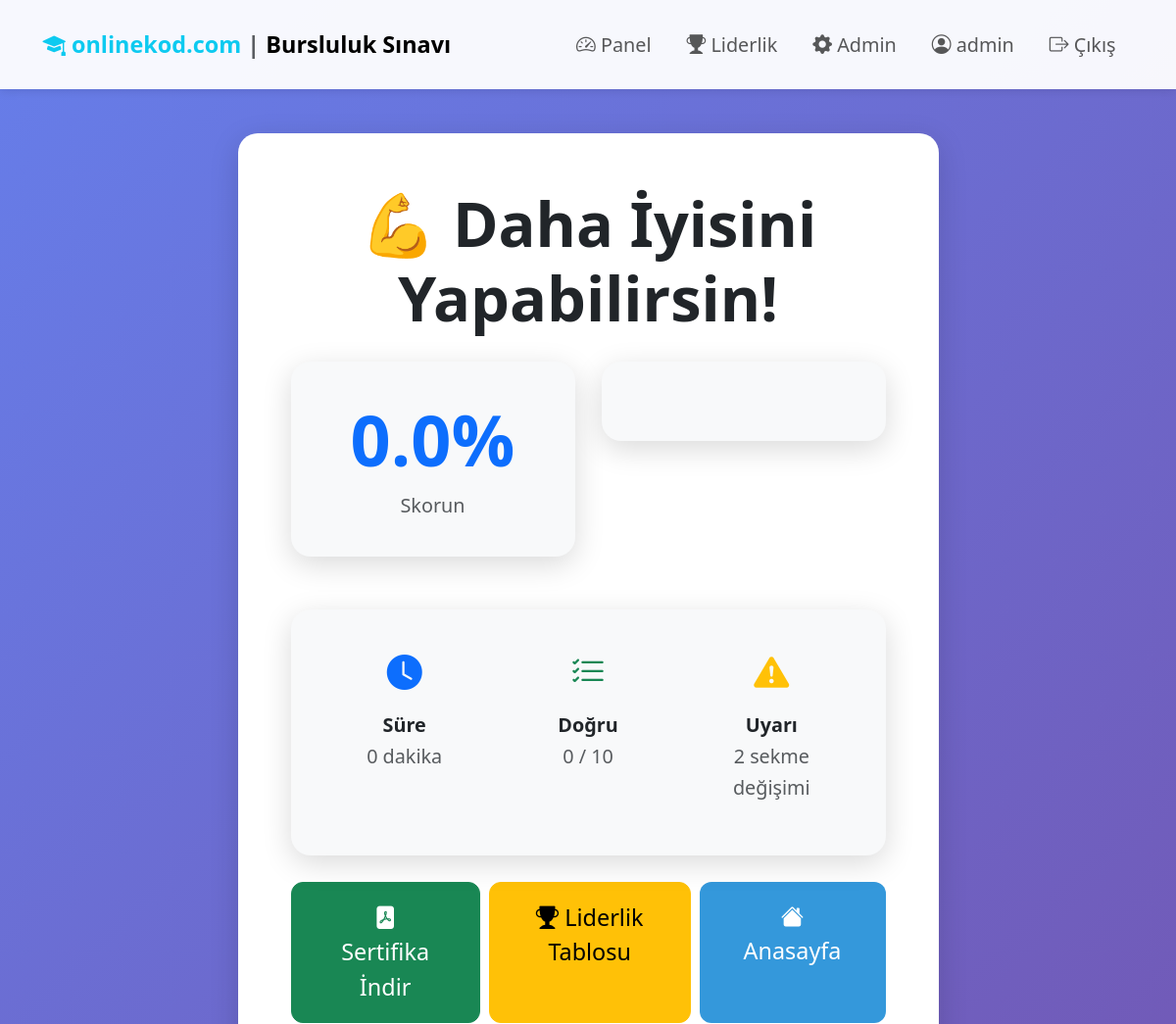
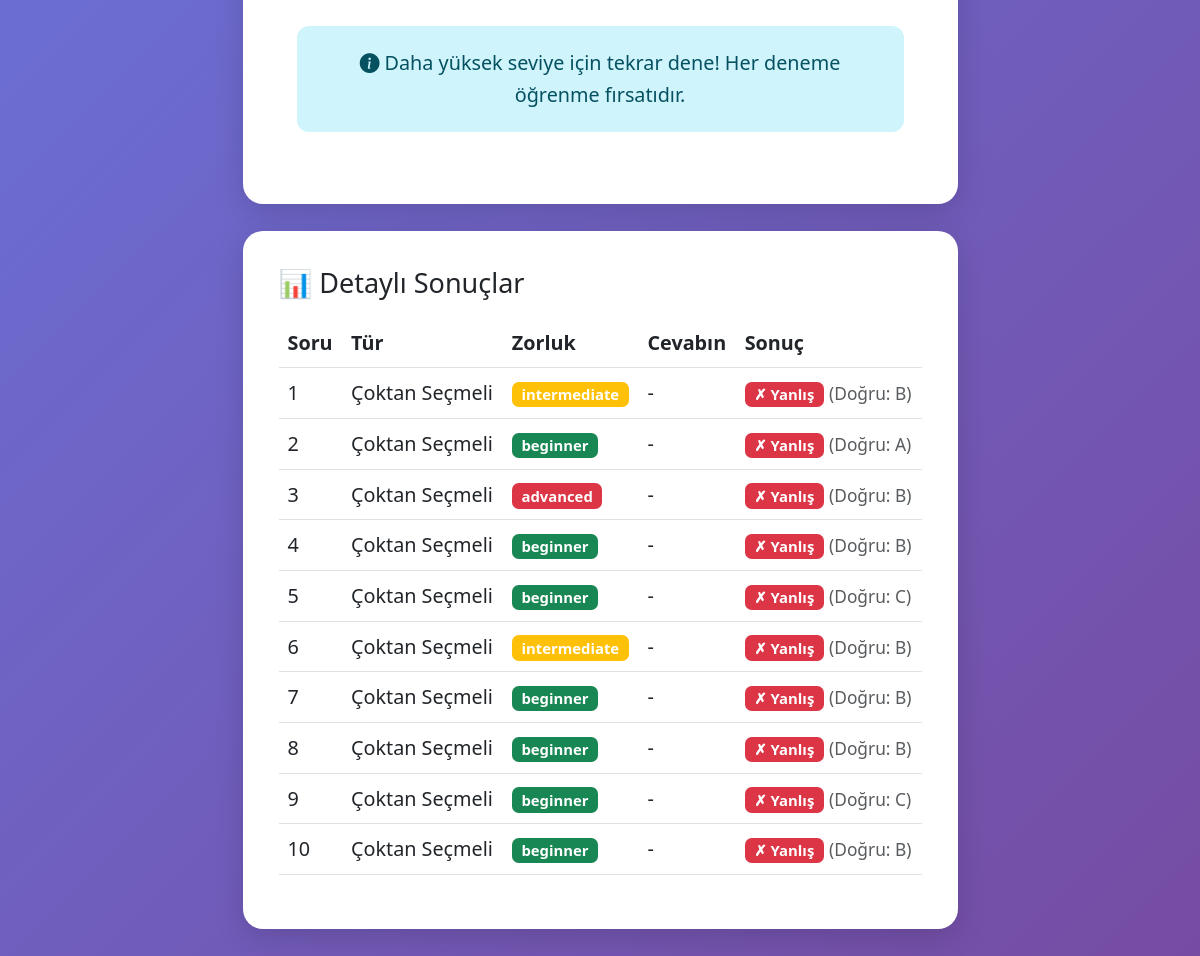
Screenshot of /exam/results/2 (signed in) with the database file from the repository (2 pictures, top to bottom).
### models.py (models this page shows, shortened)
class User(UserMixin, db.Model):
    id = db.Column(db.Integer, primary_key=True)
    username = db.Column(db.String(80), unique=True, nullable=False)
    email = db.Column(db.String(120), unique=True, nullable=False)
    phone_number = db.Column(db.String(20), nullable=True)
    password_hash = db.Column(db.String(255), nullable=True)  # Nullable for OAuth users
    google_id = db.Column(db.String(255), unique=True, nullable=True)  # Google OAuth ID
    created_at = db.Column(db.DateTime, default=datetime.utcnow)
    is_admin = db.Column(db.Boolean, default=False)
    coding_knowledge = db.Column(db.String(20), default='unknown')  # 'none', 'beginner', 'intermediate', 'advanced', 'unknown'
    exam_attempts = db.relationship('ExamAttempt', backref='user', lazy=True, cascade='all, delete-orphan')

class ExamAttempt(db.Model):
    id = db.Column(db.Integer, primary_key=True)
    user_id = db.Column(db.Integer, db.ForeignKey('user.id'), nullable=False)
    start_time = db.Column(db.DateTime, default=datetime.utcnow)
    end_time = db.Column(db.DateTime)
    score = db.Column(db.Float, default=0)
    max_score = db.Column(db.Float, default=100)
    completed = db.Column(db.Boolean, default=False)
    tab_switches = db.Column(db.Integer, default=0)
    exam_level = db.Column(db.String(20), default='unknown')  # none, beginner, intermediate, advanced
    answers = db.relationship('Answer', backref='exam_attempt', lazy=True, cascade='all, delete-orphan')
    def get_level(self):
        if self.score >= 90:
            return 'advanced'
        elif self.score >= 70:
            return 'intermediate'
        elif self.score >= 40:
            return 'beginner'
        return 'none'

class Answer(db.Model):
    id = db.Column(db.Integer, primary_key=True)
    exam_attempt_id = db.Column(db.Integer, db.ForeignKey('exam_attempt.id'), nullable=False)
    question_id = db.Column(db.Integer, db.ForeignKey('question.id'), nullable=False)
    user_answer = db.Column(db.Text)
    is_correct = db.Column(db.Boolean, default=False)
    submitted_at = db.Column(db.DateTime, default=datetime.utcnow)
    question = db.relationship('Question', backref='answers')

class Question(db.Model):
    id = db.Column(db.Integer, primary_key=True)
    question_text = db.Column(db.Text, nullable=False)
    question_type = db.Column(db.String(20), nullable=False)  # 'multiple_choice', 'coding', 'visual', 'drag_drop', 'sequence'
    difficulty = db.Column(db.String(20), nullable=False)  # 'beginner', 'intermediate', 'advanced'
    requires_coding = db.Column(db.Boolean, default=True)  # Does this question require coding knowledge?
    option_a = db.Column(db.Text)
    option_b = db.Column(db.Text)
    option_c = db.Column(db.Text)
    option_d = db.Column(db.Text)
    correct_answer = db.Column(db.String(1))  # 'a', 'b', 'c', 'd'
    test_cases = db.Column(db.Text)  # JSON string
    time_limit = db.Column(db.Integer, default=2)  # second
    visual_data = db.Column(db.Text)  # JSON string with visual elements, blocks, etc.
    correct_sequence = db.Column(db.Text)  # For sequence questions
    target_position = db.Column(db.Text)  # For drag-drop questionss
    memory_limit = db.Column(db.Integer, default=128)  # MB
    points = db.Column(db.Integer, default=10)
    created_at = db.Column(db.DateTime, default=datetime.utcnow)
    is_ai_generated = db.Column(db.Boolean, default=False)

### routes/exam.py (the view)
@exam_bp.route('/results/<int:attempt_id>')
@login_required
def results(attempt_id):
    exam_attempt = ExamAttempt.query.get_or_404(attempt_id)
    if exam_attempt.user_id != current_user.id:
        flash('Bu sınava erişim yetkiniz yok.', 'danger')
        return redirect(url_for('main.dashboard'))
    if not exam_attempt.completed:
        flash('Sınav henüz tamamlanmadı.', 'warning')
        return redirect(url_for('exam.take_exam', attempt_id=attempt_id))
    return render_template('exam/results.html', exam_attempt=exam_attempt)

### templates/exam/results.html (shortened to what this page needs)
{% extends "base.html" %}
{% block content %}
<div class="row justify-content-center">
    <div class="col-md-8">
        <div class="card">
            <div class="card-body text-center p-5">
                <h1 class="display-4 mb-4">
                    {% if exam_attempt.score >= 90 %}
                        🎉 Mükemmel!
                    {% elif exam_attempt.score >= 70 %}
                        👏 Harika!
                    {% elif exam_attempt.score >= 40 %}
                        👍 İyi!
                    {% else %}
                        💪 Daha İyisini Yapabilirsin!
                    {% endif %}
                </h1>
                <div class="row mb-4">
                    <div class="col-md-6">
                        <div class="card bg-light">
                            <div class="card-body">
                                <h2 class="display-3 text-primary mb-2">{{ "%.1f"|format(exam_attempt.score) }}%</h2>
                                <p class="text-muted mb-0">Skorun</p>
                            </div>
                        </div>
                    </div>
                    <div class="col-md-6">
                        <div class="card bg-light">
                            <div class="card-body">
                            </div>
                        </div>
                    </div>
                </div>
                <div class="card bg-light mb-4">
                    <div class="card-body">
                        <div class="row text-center">
                            <div class="col-4">
                                <i class="bi bi-clock-fill text-primary" style="font-size: 2rem;"></i>
                                <p class="mb-0 mt-2"><strong>Süre</strong></p>
                                <p class="text-muted">{{ ((exam_attempt.end_time - exam_attempt.start_time).seconds // 60) }} dakika</p>
                            </div>
                            <div class="col-4">
                                <i class="bi bi-list-check text-success" style="font-size: 2rem;"></i>
                                <p class="mb-0 mt-2"><strong>Doğru</strong></p>
                                <p class="text-muted">{{ exam_attempt.answers|selectattr('is_correct')|list|length }} / {{ exam_attempt.answers|length }}</p>
                            </div>
                            <div class="col-4">
                                <i class="bi bi-exclamation-triangle-fill text-warning" style="font-size: 2rem;"></i>
                                <p class="mb-0 mt-2"><strong>Uyarı</strong></p>
                                <p class="text-muted">{{ exam_attempt.tab_switches }} sekme değişimi</p>
                            </div>
                        </div>
                    </div>
                </div>
                <div class="d-grid gap-2 d-md-flex justify-content-center">
                    <a href="{{ url_for('exam.certificate', attempt_id=exam_attempt.id) }}" class="btn btn-success btn-lg">
                        <i class="bi bi-file-pdf-fill"></i> Sertifika İndir
                    </a>
                    <a href="{{ url_for('main.leaderboard') }}" class="btn btn-warning btn-lg">
                        <i class="bi bi-trophy-fill"></i> Liderlik Tablosu
                    </a>
                    <a href="{{ url_for('main.dashboard') }}" class="btn btn-primary btn-lg">
                        <i class="bi bi-house-fill"></i> Anasayfa
                    </a>
                </div>
                {% if exam_attempt.score < 70 %}
                <div class="alert alert-info mt-4">
                    <i class="bi bi-info-circle-fill"></i>
                    Daha yüksek seviye için tekrar dene! Her deneme öğrenme fırsatıdır.
                </div>
                {% endif %}
            </div>
        </div>
        <div class="card mt-4">
            <div class="card-body">
                <h4 class="mb-3">📊 Detaylı Sonuçlar</h4>
                <div class="table-responsive">
                    <table class="table">
                        <thead>
                            <tr>
                                <th>Soru</th>
                                <th>Tür</th>
                                <th>Zorluk</th>
                                <th>Cevabın</th>
                                <th>Sonuç</th>
                            </tr>
                        </thead>
                        <tbody>
                            {% for answer in exam_attempt.answers %}
                            <tr>
                                <td>{{ loop.index }}</td>
                                <td>
                                    {% if answer.question.question_type == 'multiple_choice' %}
                                        Çoktan Seçmeli
                                    {% else %}
                                        Kodlama
                                    {% endif %}
                                </td>
                                <td>
                                    <span class="badge bg-{{ 'danger' if answer.question.difficulty == 'advanced' else 'warning' if answer.question.difficulty == 'intermediate' else 'success' }}">
                                        {{ answer.question.difficulty }}
                                    </span>
                                </td>
                                <td>
                                    {% if answer.question.question_type == 'multiple_choice' %}
                                        {{ answer.user_answer|upper if answer.user_answer else '-' }}
                                    {% else %}
                                        Kod
                                    {% endif %}
                                </td>
                                <td>
                                    {% if answer.is_correct %}
                                        <span class="badge bg-success">✓ Doğru</span>
                                    {% else %}
                                        <span class="badge bg-danger">✗ Yanlış</span>
                                        {% if answer.question.question_type == 'multiple_choice' %}
                                            <small class="text-muted">(Doğru: {{ answer.question.correct_answer|upper }})</small>
                                        {% endif %}
                                    {% endif %}
                                </td>
                            </tr>
                            {% endfor %}
                        </tbody>
                    </table>
                </div>
            </div>
        </div>
    </div>
</div>
{% endblock %}

### templates/base.html (shortened to what this page needs)
<!DOCTYPE html>
<html lang="tr">
<head>
    <link href="https://cdn.jsdelivr.net/npm/bootstrap@5.3.0/dist/css/bootstrap.min.css" rel="stylesheet">
    <link rel="stylesheet" href="https://cdn.jsdelivr.net/npm/bootstrap-icons@1.11.0/font/bootstrap-icons.css">
</head>
<body>
    <nav class="navbar navbar-expand-lg navbar-light bg-light">
        <div class="container">
            <a class="navbar-brand fw-bold" href="{{ url_for('main.index') }}">
                <i class="bi bi-mortarboard-fill text-info"></i> <span class="text-info">onlinekod.com</span> <span class="text-muted">|</span> Bursluluk Sınavı
            </a>
            <div class="collapse navbar-collapse" id="navbarNav">
                <ul class="navbar-nav ms-auto">
                    {% if current_user.is_authenticated %}
                        <li class="nav-item">
                            <a class="nav-link" href="{{ url_for('main.dashboard') }}">
                                <i class="bi bi-speedometer2"></i> Panel
                            </a>
                        </li>
                        {% if current_user.is_admin %}
                        <li class="nav-item">
                            <a class="nav-link" href="{{ url_for('main.leaderboard') }}">
                                <i class="bi bi-trophy-fill"></i> Liderlik
                            </a>
                        </li>
                        <li class="nav-item">
                            <a class="nav-link" href="{{ url_for('admin.admin_panel') }}">
                                <i class="bi bi-gear-fill"></i> Admin
                            </a>
                        </li>
                        {% endif %}
                        <li class="nav-item">
                            <span class="nav-link">
                                <i class="bi bi-person-circle"></i> {{ current_user.username }}
                            </span>
                        </li>
                        <li class="nav-item">
                            <a class="nav-link" href="{{ url_for('auth.logout') }}">
                                <i class="bi bi-box-arrow-right"></i> Çıkış
                            </a>
                        </li>
                    {% endif %}
                </ul>
            </div>
        </div>
    </nav>
    <div class="container container-main">
        {% block content %}{% endblock %}
    </div>
</body>
</html>

### templates/base.html (style rules this page uses)
:root { --primary-color: #3498db; --secondary-color: #2c3e50; --success-color: #27ae60; --warning-color: #f39c12; --danger-color: #e74c3c; }
* { box-sizing: border-box; }
html { font-size: 18px; }
body { font-family: 'Segoe UI', Tahoma, Geneva, Verdana, sans-serif; background: linear-gradient(135deg, #667eea 0%, #764ba2 100%); min-height: 100vh; font-size: 1.1rem; line-height: 1.6; }
.navbar { background: rgba(255, 255, 255, 0.95) !important; box-shadow: 0 2px 10px rgba(0,0,0,0.1); padding: 1rem 0; }
.navbar-brand { font-size: 1.3rem; padding: 0.5rem 0; }
.navbar-nav .nav-link { font-size: 1.1rem; padding: 0.6rem 1rem !important; }
.container-main { margin-top: 2.5rem; margin-bottom: 2.5rem; padding: 0 1.5rem; }
.card { border: none; border-radius: 20px; box-shadow: 0 8px 30px rgba(0,0,0,0.15); transition: transform 0.3s, box-shadow 0.3s; margin-bottom: 1.5rem; }
.card-body { padding: 2rem; }
.btn { font-size: 1.1rem; padding: 0.75rem 2rem; border-radius: 12px; font-weight: 500; transition: all 0.3s; }
.btn-lg { font-size: 1.3rem; padding: 1rem 2.5rem; }
.btn-primary { background-color: var(--primary-color); border: none; }
.alert { border-radius: 12px; border: none; font-size: 1.1rem; padding: 1.2rem; }
h1, .display-1, .display-2, .display-3, .display-4 { font-weight: 700; margin-bottom: 1.5rem; }
h2 { font-size: 2.2rem; margin-bottom: 1.5rem; }
h4 { font-size: 1.5rem; }

### rows the page displays
User: username "admin"
ExamAttempt: score "0.0", end_time+start_time "0", tab_switches "2"
Answer: question.difficulty "intermediate", user_answer "-", question.correct_answer "B"
Answer: question.difficulty "beginner", user_answer "-", question.correct_answer "A"
Answer: question.difficulty "advanced", user_answer "-", question.correct_answer "B"
Answer: question.difficulty "beginner", user_answer "-", question.correct_answer "B"
Answer: question.difficulty "beginner", user_answer "-", question.correct_answer "C"
Answer: question.difficulty "intermediate", user_answer "-", question.correct_answer "B"
Answer: question.difficulty "beginner", user_answer "-", question.correct_answer "B"
Answer: question.difficulty "beginner", user_answer "-", question.correct_answer "B"
Answer: question.difficulty "beginner", user_answer "-", question.correct_answer "C"
Answer: question.difficulty "beginner", user_answer "-", question.correct_answer "B"

### other values shown
{{ exam_attempt.answers|selectattr('is_correct')|list|length }} "0"
{{ exam_attempt.answers|length }} "10"
